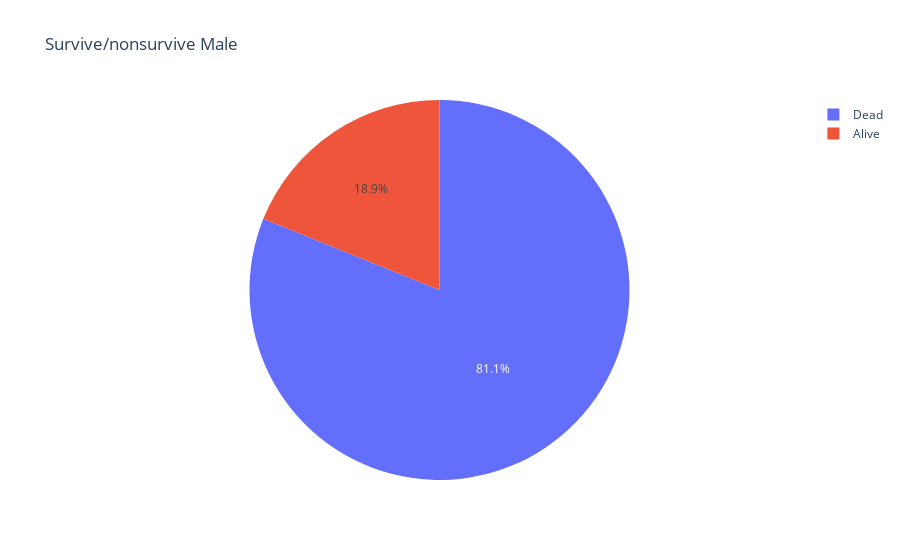

This figure's notebook cell:
### Code cell
import plotly.graph_objects as go
labels = ["Alive","Dead"]
values = [len(survived_male),len(non_survived_male)]
fig = go.Figure(data=[go.Pie(labels=labels, values=values)])
fig.update_layout(
    title={
        'text': "Survive/nonsurvive Male"})
fig.show()

### Figure 1 — Plotly figure (JSON) as saved in the notebook; plotly's stock layout.template omitted (floating-point values rounded to 4 significant figures)
{"data": [{"labels": ["Alive", "Dead"], "type": "pie", "values": [109, 468]}], "layout": {"title": {"text": "Survive/nonsurvive Male"}}}
